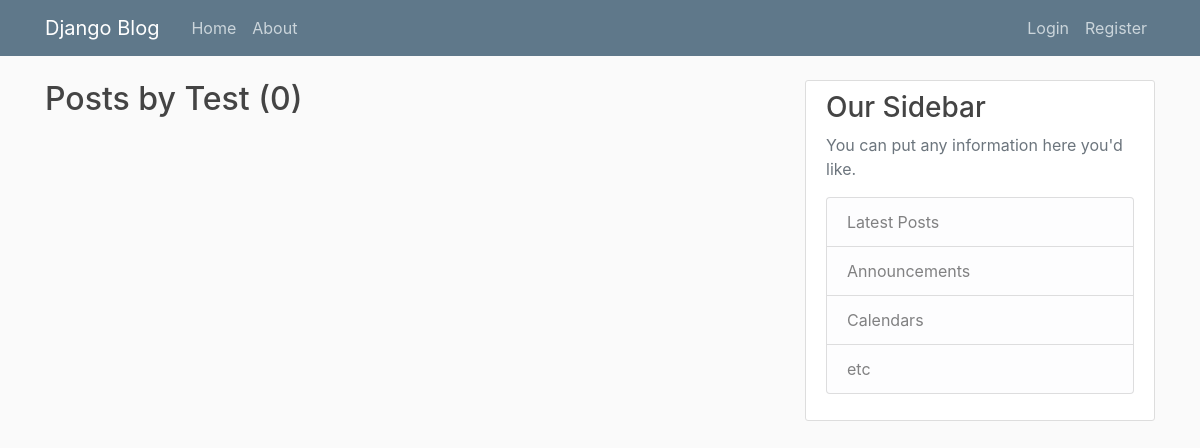
The page /user/Test/ on the database as committed earlier.
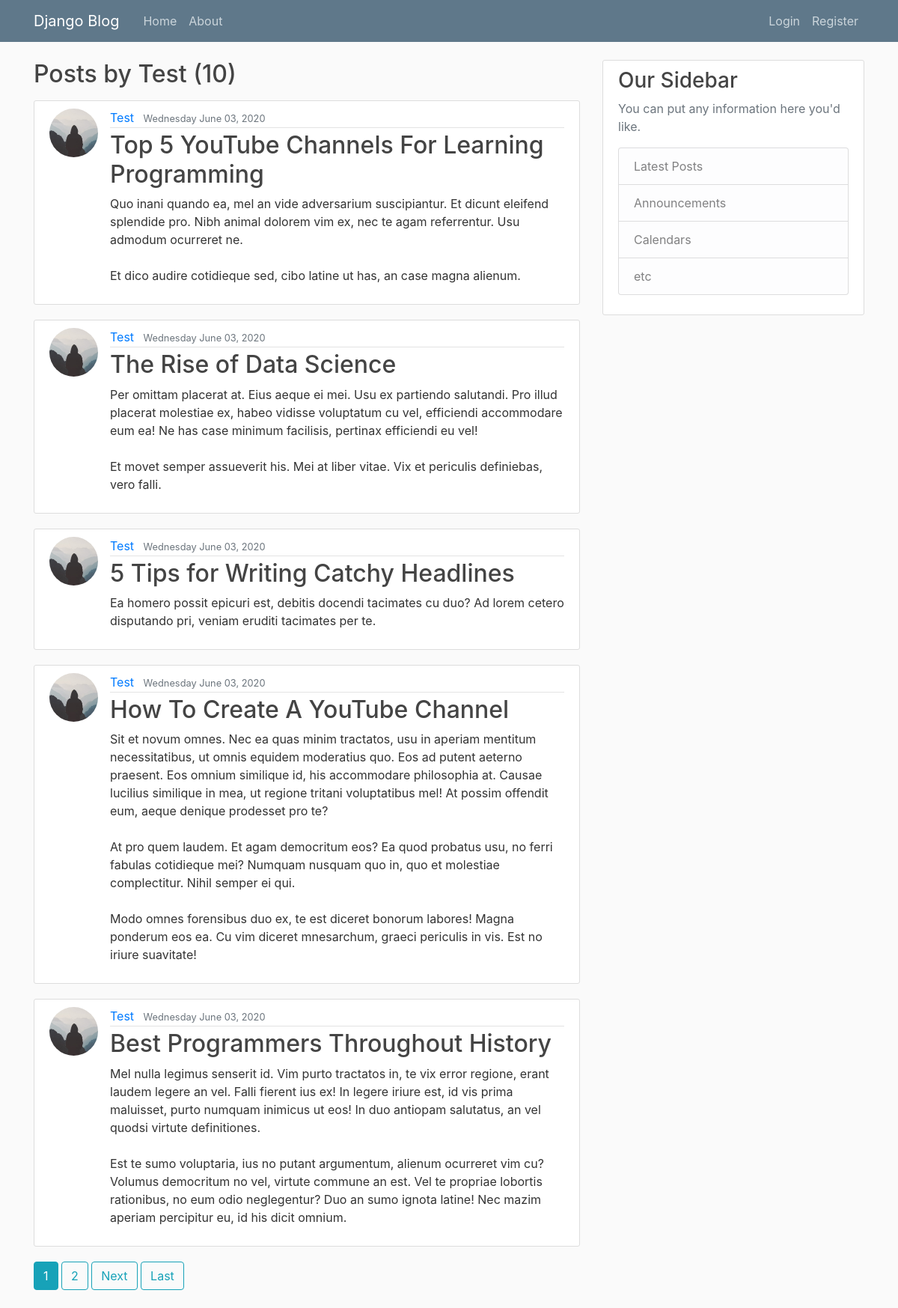
The same page on the database as committed later.
### blog/models.py (models this page shows, shortened)
class Post(models.Model):
    title = models.CharField(max_length=100)
    content = models.TextField()
    date_posted = models.DateTimeField(default=timezone.now)
    author = models.ForeignKey(User, on_delete=models.CASCADE)

### users/models.py (models this page shows, shortened)
class Profile(models.Model):
    user = models.OneToOneField(User, on_delete=models.CASCADE)
    image = models.ImageField(default='default.jpg', upload_to='profile_pics')

### blog/views.py (the view)
# urls.py: path('user/<str:username>/', UserPostListView.as_view(), name='user-posts'),
class UserPostListView(ListView):
    model = Post
    template_name = 'blog/user_posts.html'
    context_object_name = 'posts'
    ordering = '-date_posted'
    paginate_by = 5
    def get_queryset(self):
        user = get_object_or_404(User, username=self.kwargs.get('username'))
        return Post.objects.filter(author=user).order_by('-date_posted')

### blog/templates/blog/user_posts.html (shortened to what this page needs)
{% extends "blog/base.html" %}
{% block content %}
<h2 class="mb-3">Posts by {{ view.kwargs.username }} ({{ page_obj.paginator.count }}) </h2>
{% for post in posts %}
<article class="media content-section">
    <img class="rounded-circle article-img" src="{{ post.author.profile.image.url }}">
    <div class="media-body">
        <div class="article-metadata">
            <a class="mr-2" href="{% url 'user-posts' post.author.username %}">{{ post.author }}</a>
            <small class="text-muted">{{ post.date_posted|date:"l F d, Y" }}</small>
        </div>
        <h2><a class="article-title" href="{% url 'post-detail' post.id %}">{{ post.title }}</a></h2>
        <p class="article-content">{{ post.content }}</p>
    </div>
</article>
{% endfor %}
{% if is_paginated %}
{% for num in page_obj.paginator.page_range %}
{% if page_obj.number == num %}
<a class="btn btn-info mb-4" href="?page={{ num }}">{{ num }}</a>
{% elif num > page_obj.number|add:'-3' and num < page_obj.number|add:'3' %}
<a class="btn btn-outline-info mb-4" href="?page={{ num }}">{{ num }}</a>
{% endif %}
{% endfor %}
{% if page_obj.has_next %}
<a class="btn btn-outline-info mb-4" href="?page={{ page_obj.next_page_number }}">Next</a>
<a class="btn btn-outline-info mb-4" href="?page={{ page_obj.paginator.num_pages }}">Last</a>
{% endif %}
{% endif %}
{% endblock content %}

### blog/templates/blog/base.html (shortened to what this page needs)
{% load static %}
<!DOCTYPE html>
<html lang="en">
<head>
    <link rel="stylesheet" href="https://stackpath.bootstrapcdn.com/bootstrap/4.5.0/css/bootstrap.min.css"
>
    <link rel="stylesheet" type="text/css" href="{% static 'blog/main.css' %}">
</head>
<body>
    <header class="site-header">
        <nav class="navbar navbar-expand-md navbar-dark bg-steel fixed-top">
            <div class="container">
                <a class="navbar-brand mr-4" href="{% url 'blog-home' %}">Django Blog</a>
                <div class="collapse navbar-collapse" id="navbarToggle">
                    <div class="navbar-nav mr-auto">
                        <a class="nav-item nav-link" href="{% url 'blog-home' %}">Home</a>
                        <a class="nav-item nav-link" href="{% url 'blog-about' %}">About</a>
                    </div>
                    <div class="navbar-nav">
                        {% if user.is_authenticated %}
                        <a class="nav-item nav-link" href="{% url 'post-create' %}">New Post</a>
                        <a class="nav-item nav-link" href="{% url 'profile' %}">Profile</a>
                        <a class="nav-item nav-link" href="{% url 'logout' %}">Logout</a>
                        {% else %}
                        <a class="nav-item nav-link" href="{% url 'login' %}">Login</a>
                        <a class="nav-item nav-link" href="{% url 'register' %}">Register</a>
                        {% endif %}
                    </div>
                </div>
            </div>
        </nav>
    </header>
    <main role="main" class="container">
        <div class="row">
            <div class="col-md-8">
                {% block content %}{% endblock %}
            </div>
            <div class="col-md-4">
                <div class="content-section">
                    <h3>Our Sidebar</h3>
                    <p class='text-muted'>You can put any information here you'd like.
                    <ul class="list-group">
                        <li class="list-group-item list-group-item-light">Latest Posts</li>
                        <li class="list-group-item list-group-item-light">Announcements</li>
                        <li class="list-group-item list-group-item-light">Calendars</li>
                        <li class="list-group-item list-group-item-light">etc</li>
                    </ul>
                    </p>
                </div>
            </div>
        </div>
    </main>
</body>
</html>

### blog/static/blog/main.css (style rules this page uses)
body { background: #fafafa; color: #333333; margin-top: 5rem; }
h1, h2, h3, h4, h5, h6 { color: #444444; }
ul { margin: 0; }
.bg-steel { background-color: #5f788a; }
.site-header .navbar-nav .nav-link { color: #cbd5db; }
.content-section { background: #ffffff; padding: 10px 20px; border: 1px solid #dddddd; border-radius: 3px; margin-bottom: 20px; }
.article-title { color: #444444; }
.article-content { white-space: pre-line; }
.article-img { height: 65px; width: 65px; margin-right: 16px; }
.article-metadata { padding-bottom: 1px; margin-bottom: 4px; border-bottom: 1px solid #e3e3e3 }

Rows that differ between the two databases and show on the page:
added Post: author.profile.image (placeholder picture), author "Test", date_posted "Wednesday June 03, 2020", title "Top 5 YouTube Channels For Learning Programming", content "Quo inani quando ea, mel an vide adversarium suscipiantur. Et dicunt eleifend splendide pro. Nibh animal dolorem vim ex, nec te agam referrentur. Usu admodum ocurreret ne. Et dico audire cotidieque sed, cibo latine ut has, an case magna alienum."
added Post: author.profile.image (placeholder picture), author "Test", date_posted "Wednesday June 03, 2020", title "The Rise of Data Science", content "Per omittam placerat at. Eius aeque ei mei. Usu ex partiendo salutandi. Pro illud placerat molestiae ex, habeo vidisse voluptatum cu vel, efficiendi accommodare eum ea! Ne has case minimum facilisis, pertinax efficiendi eu vel! Et movet semper assueverit his. Mei at liber vitae. Vix et periculis definiebas, vero falli."
added Post: author.profile.image (placeholder picture), author "Test", date_posted "Wednesday June 03, 2020", title "5 Tips for Writing Catchy Headlines", content "Ea homero possit epicuri est, debitis docendi tacimates cu duo? Ad lorem cetero disputando pri, veniam eruditi tacimates per te."
added Post: author.profile.image (placeholder picture), author "Test", date_posted "Wednesday June 03, 2020", title "How To Create A YouTube Channel", content "Sit et novum omnes. Nec ea quas minim tractatos, usu in aperiam mentitum necessitatibus, ut omnis equidem moderatius quo. Eos ad putent aeterno praesent. Eos omnium similique id, his accommodare philosophia at. Causae lucilius similique in mea, ut regione tritani voluptatibus mel! At possim offendit eum, aeque denique prodesset pro te? At pro quem laudem. Et agam democritum eos? Ea quod probatus usu, no ferri fabulas cotidieque mei? Numquam nusquam quo in, quo et molestiae complectitur. Nihil semper ei qui. Modo omnes forensibus duo ex, te est diceret bonorum labores! Magna ponderum eos ea. Cu vim diceret mnesarchum, graeci periculis in vis. Est no iriure suavitate!"
added Post: author.profile.image (placeholder picture), author "Test", date_posted "Wednesday June 03, 2020", title "Best Programmers Throughout History", content "Mel nulla legimus senserit id. Vim purto tractatos in, te vix error regione, erant laudem legere an vel. Falli fierent ius ex! In legere iriure est, id vis prima maluisset, purto numquam inimicus ut eos! In duo antiopam salutatus, an vel quodsi virtute definitiones. Est te sumo voluptaria, ius no putant argumentum, alienum ocurreret vim cu? Volumus democritum no vel, virtute commune an est. Vel te propriae lobortis rationibus, no eum odio neglegentur? Duo an sumo ignota latine! Nec mazim aperiam percipitur eu, id his dicit omnium."
Other text that changed with them:
{{ page_obj.paginator.count }}: "0" → "10"
new list line: "1"
new list line: "2"
text now shown: "Next Last"
